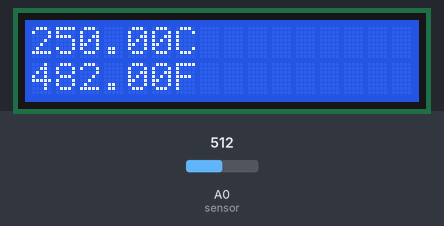
A sketch run on a simulated Arduino Uno, built with avr-gcc and run on an emulated ATmega328P. Parts: 16×2 character LCD. The test bench sets the inputs (shaded band); at power-on: A0 (sensor) = 512.

Above: at 1.2 s.
1.3 s: A0 (sensor) set to 716
At 2.8 s:
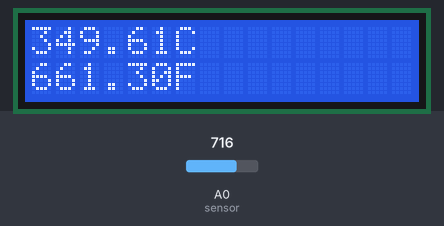
3.5 s: A0 (sensor) set to 900
At 4.7 s:
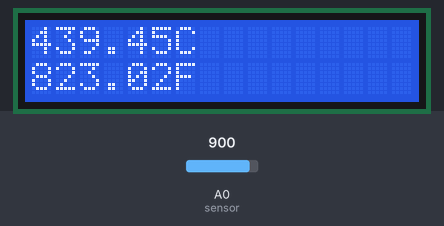
5.5 s: A0 (sensor) set to 1023
At 6.7 s:
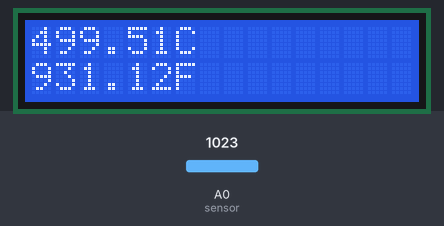
Timing chart, 0 to 8.5 s (numbered marks = the images above; inputs shaded):
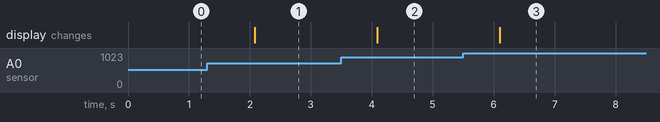

The sketch:

LCDThermometer.ino
```cpp
#include <LiquidCrystal.h>
LiquidCrystal lcd(12, 11, 5, 4, 3, 2);
const int sensor = 0;
void setup()
{
  lcd.begin(16,2);
}

void loop()
{
  int value = analogRead(sensor);
  lcd.setCursor(0,1);
  float millivolts = (value / 1024.0) * 5000;
  float celsius = millivolts / 10;
  lcd.clear();
  lcd.setCursor(0,0);
  lcd.print(celsius);
  lcd.print("C");
  lcd.setCursor(0,1);
  lcd.print((celsius * 9)/5 + 32);
  lcd.print("F");
  delay(1000);
}
```

Measured:
- after the input at 1.3 s, the display: changes after 0.78 s (image 1)
- after the input at 3.5 s, the display: changes after 0.59 s (image 2)
- after the input at 5.5 s, the display: changes after 0.60 s (image 3)
